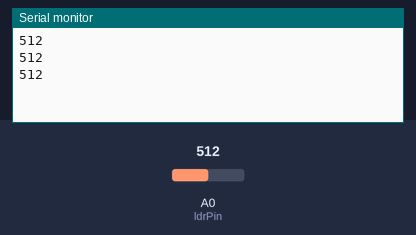
Bench run of a sketch on a simulated Arduino Uno, built with avr-gcc and run on an emulated ATmega328P. Shown: the last lines printed to the serial monitor. The inputs (shaded band) are chosen by the test bench; at power-on: A0 (ldrPin) = 512.

Above: at 1.3 s.
1.4 s: A0 (ldrPin) set to 716
At 1.9 s:
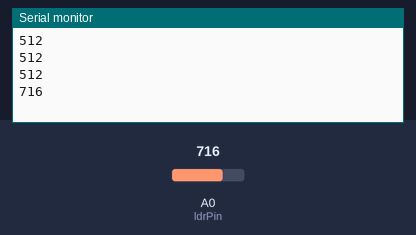
2.9 s: A0 (ldrPin) set to 900
At 3.4 s:
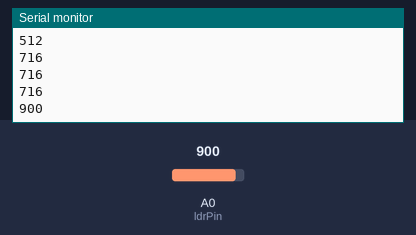
Timing chart, 0 to 5.9 s (numbered marks = the images above; inputs shaded):
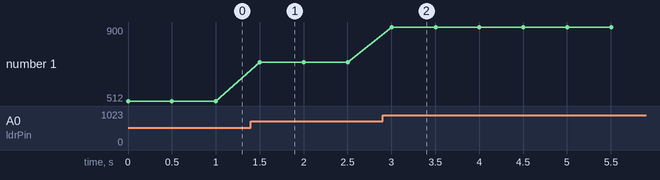

Measured:
- after the input at 1.4 s, the serial monitor: prints a new line after 0.10 s (image 1)
- after the input at 2.9 s, the serial monitor: prints a new line after 0.10 s (image 2)
- plotted number 1: 512 → 716 after the input at 1.4 s, 716 → 900 after the input at 2.9 s

The sketch:

7.sensors.ino
```cpp
int ldrPin = A0; // LDR connected to analog pin A0
int ldrValue = 0;

void setup() {
  Serial.begin(9600);
}

void loop() {
  ldrValue = analogRead(ldrPin); // Read the LDR value
  Serial.println(ldrValue); // Print the value
  delay(500);
}
```
